Frame 1 (no input): blank canvas, image omitted
Frame 60 (the mouse pressed at the canvas centre just before this capture): blank canvas, image omitted
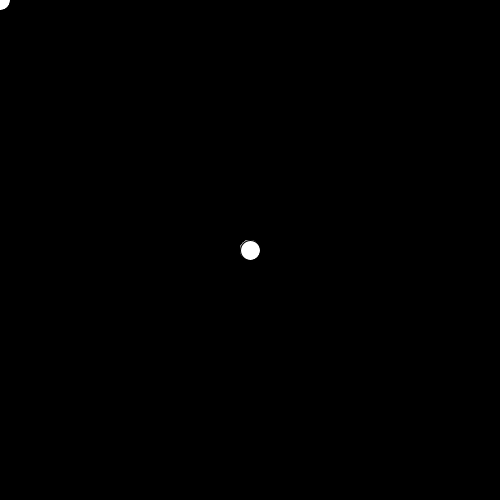
Frame 120 (the mouse held since frame 60 and released just before this capture)

The Processing sketch whose frames 1 and 60 were blank and that drew this single picture after the mouse press (run headless with seeded random() and noise(); from frame 60 on, the mouse is pressed at the canvas centre):

// Processing sketch: array_cycle
// ── array_cycle.pde
/* Cycling through arrays with a pointer
 *
 * reference: https://processing.org/tutorials/arrays/
 *
 * author: Spencer Mathews
 * date: 5/2016
 * status: incomplete
 */

//this was totally slapped together, should improve and reference
// see shiffman's array tutorial

int n = 200;
// assume x and y are same length
float[] x = new float[n];
float[] y = new float[n];;
int index = 0;

void setup() {
  size(500, 500);
  // skip initialization of x and y since they default to zeros
  fill(255, 128);
}

void draw() {
  background(0);
  
  x[index] = mouseX;
  y[index] = mouseY;
  
  // advance index cycling through array
  index = (index + 1) % n;
  
  // cycle through starting at the oldest position
  for (int i = 0; i < n; i++) {
    // compute actual array index
    int pos = (index + i) % n;
    // set radius based on i
    //float r = (n - i) / 2;
    float r = 20;
    fill(255, i);
    ellipse(x[pos], y[pos], r, r);
  }
  
  surface.setTitle(int(frameRate) + " fps");
}
